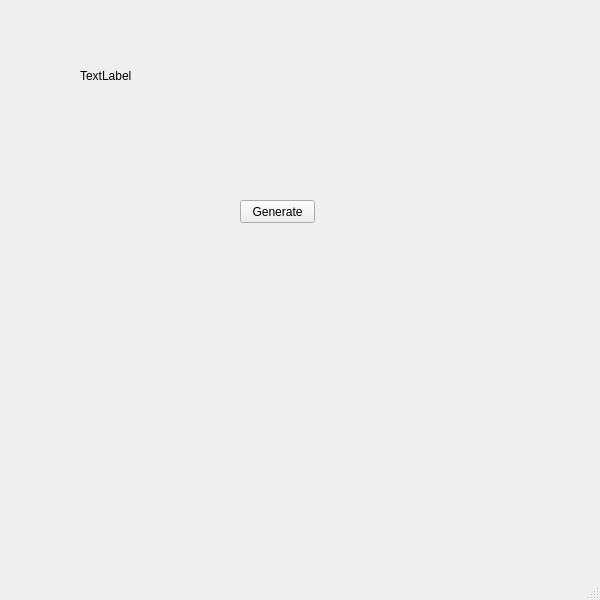
<?xml version="1.0" encoding="UTF-8"?>
<ui version="4.0">
 <class>MainWindowClass</class>
 <widget class="QMainWindow" name="MainWindowClass">
  <property name="windowModality">
   <enum>Qt::NonModal</enum>
  </property>
  <property name="geometry">
   <rect>
    <x>0</x>
    <y>0</y>
    <width>600</width>
    <height>600</height>
   </rect>
  </property>
  <property name="windowTitle">
   <string>MainWindow</string>
  </property>
  <widget class="QWidget" name="centralWidget">
   <widget class="QPushButton" name="Button_GenHeatView">
    <property name="geometry">
     <rect>
      <x>240</x>
      <y>200</y>
      <width>75</width>
      <height>23</height>
     </rect>
    </property>
    <property name="text">
     <string>Generate</string>
    </property>
   </widget>
   <widget class="QLabel" name="labelCount">
    <property name="geometry">
     <rect>
      <x>80</x>
      <y>50</y>
      <width>81</width>
      <height>51</height>
     </rect>
    </property>
    <property name="text">
     <string>TextLabel</string>
    </property>
   </widget>
  </widget>
  <widget class="QMenuBar" name="menuBar">
   <property name="geometry">
    <rect>
     <x>0</x>
     <y>0</y>
     <width>600</width>
     <height>23</height>
    </rect>
   </property>
  </widget>
  <widget class="QStatusBar" name="statusBar"/>
 </widget>
 <layoutdefault spacing="6" margin="11"/>
 <resources>
  <include location="MainWindow.qrc"/>
 </resources>
 <connections/>
</ui>
